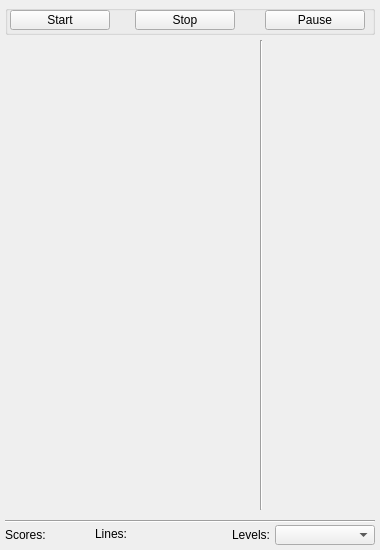
<?xml version="1.0" encoding="UTF-8"?>
<ui version="4.0">
 <class>QTetrisMainWindow</class>
 <widget class="QMainWindow" name="QTetrisMainWindow">
  <property name="geometry">
   <rect>
    <x>0</x>
    <y>0</y>
    <width>380</width>
    <height>550</height>
   </rect>
  </property>
  <property name="minimumSize">
   <size>
    <width>380</width>
    <height>550</height>
   </size>
  </property>
  <property name="maximumSize">
   <size>
    <width>380</width>
    <height>550</height>
   </size>
  </property>
  <property name="windowTitle">
   <string>QTetris</string>
  </property>
  <widget class="QWidget" name="centralwidget">
   <widget class="QLabel" name="lbl_scores">
    <property name="geometry">
     <rect>
      <x>5</x>
      <y>525</y>
      <width>80</width>
      <height>20</height>
     </rect>
    </property>
    <property name="text">
     <string>Scores: </string>
    </property>
   </widget>
   <widget class="QLabel" name="lbl_levels">
    <property name="geometry">
     <rect>
      <x>220</x>
      <y>525</y>
      <width>50</width>
      <height>20</height>
     </rect>
    </property>
    <property name="text">
     <string>Levels:</string>
    </property>
    <property name="alignment">
     <set>Qt::AlignRight|Qt::AlignTrailing|Qt::AlignVCenter</set>
    </property>
   </widget>
   <widget class="QComboBox" name="cmb_levels">
    <property name="geometry">
     <rect>
      <x>275</x>
      <y>525</y>
      <width>100</width>
      <height>20</height>
     </rect>
    </property>
   </widget>
   <widget class="Line" name="hline">
    <property name="geometry">
     <rect>
      <x>5</x>
      <y>520</y>
      <width>370</width>
      <height>2</height>
     </rect>
    </property>
    <property name="orientation">
     <enum>Qt::Horizontal</enum>
    </property>
   </widget>
   <widget class="QGroupBox" name="box_cmd">
    <property name="geometry">
     <rect>
      <x>5</x>
      <y>5</y>
      <width>370</width>
      <height>30</height>
     </rect>
    </property>
    <property name="title">
     <string/>
    </property>
    <widget class="QPushButton" name="btn_start">
     <property name="geometry">
      <rect>
       <x>5</x>
       <y>5</y>
       <width>100</width>
       <height>20</height>
      </rect>
     </property>
     <property name="text">
      <string>Start</string>
     </property>
    </widget>
    <widget class="QPushButton" name="btn_stop">
     <property name="geometry">
      <rect>
       <x>130</x>
       <y>5</y>
       <width>100</width>
       <height>20</height>
      </rect>
     </property>
     <property name="text">
      <string>Stop</string>
     </property>
    </widget>
    <widget class="QPushButton" name="btn_pause">
     <property name="geometry">
      <rect>
       <x>260</x>
       <y>5</y>
       <width>100</width>
       <height>20</height>
      </rect>
     </property>
     <property name="text">
      <string>Pause</string>
     </property>
    </widget>
   </widget>
   <widget class="Line" name="vline">
    <property name="geometry">
     <rect>
      <x>260</x>
      <y>40</y>
      <width>2</width>
      <height>470</height>
     </rect>
    </property>
    <property name="orientation">
     <enum>Qt::Vertical</enum>
    </property>
   </widget>
   <widget class="QLabel" name="lbl_lines">
    <property name="geometry">
     <rect>
      <x>95</x>
      <y>525</y>
      <width>80</width>
      <height>18</height>
     </rect>
    </property>
    <property name="text">
     <string>Lines: </string>
    </property>
   </widget>
  </widget>
 </widget>
 <resources/>
 <connections/>
</ui>
